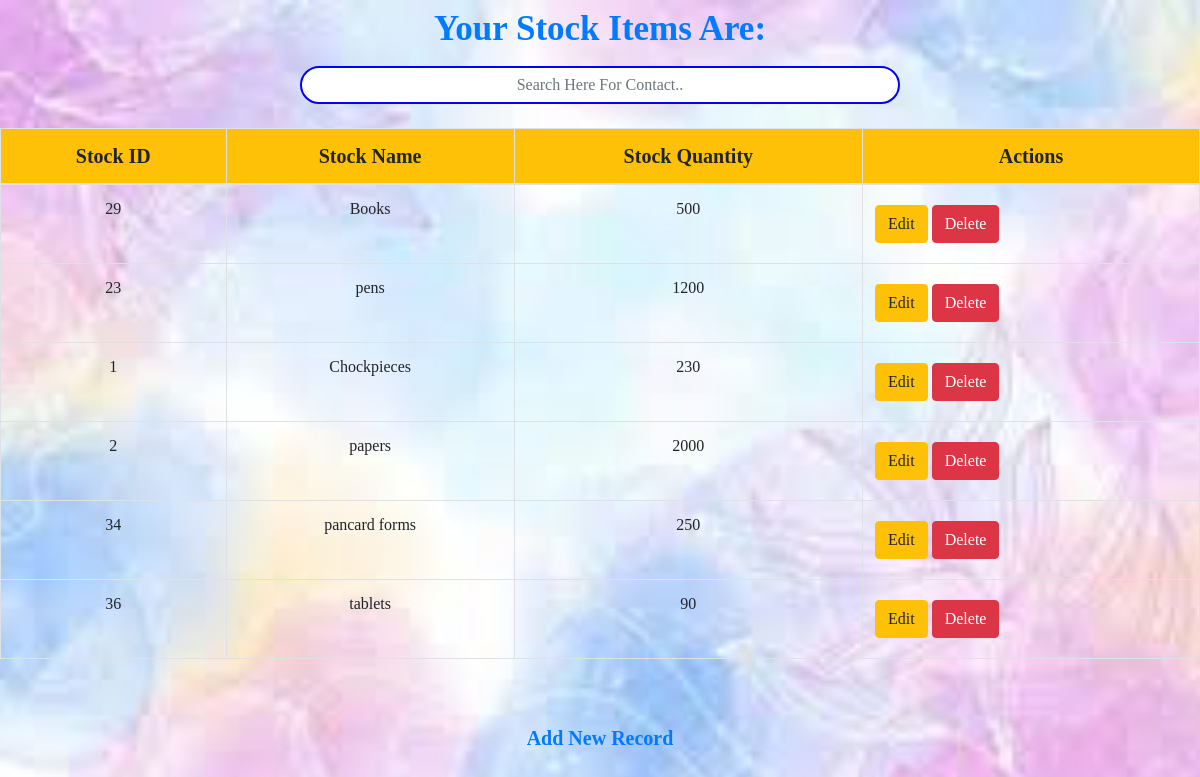
Page /show/ (signed in) on the committed database.
### stock/models.py (models this page shows)
class Stock(models.Model):
    user= models.ForeignKey(User,on_delete=models.CASCADE,blank=True,null=True)
    sid = models.CharField(max_length=20)
    sname = models.CharField(max_length=100)
    squantity = models.IntegerField()
    class Meta:
        db_table = "stock"

### stock/views.py (the view)
# urls.py: path('show/',views.show),
def show(request):
    stocks = Stock.objects.filter(user=request.user)#User.objects.get(username=request.user)
    return render(request,"show.html",{'stocks':stocks})

### stock/templates/show.html (shortened to what this page needs)
<!DOCTYPE html>
<html lang="en">
  <head>
      <link rel="stylesheet" href="https://maxcdn.bootstrapcdn.com/bootstrap/4.5.2/css/bootstrap.min.css">
      {% load static %}
  </head>
  <body>
      <h4 class="text-center text-primary">Your Stock Items Are:</h4>
      <input class="form-control col-lg-6 col-md-7 col-sm-3 mx-auto mt-3 mb-4 text-center text-secondary" id="myInput" type="text" placeholder="Search Here For Contact..">
      <table class="table table-hover table-bordered text-wrap table-responsive-sm text-black" id="myTable">
          <thead class="bg-warning">
              <tr>
                  <th scope="col" class="lg-1 text-center">Stock ID</th>
                  <th scope="col" class="lg-1 text-center">Stock Name</th>
                  <th scope="col" class="lg-1 text-center">Stock Quantity</th>
                  <th scope="col" class="lg-1 text-center">Actions</th>
              </tr>
          </thead>
          <tbody>
          {% for stock in stocks %}
          <tr>
              <td class="lg-1 text-middle  text-center my-auto">{{ stock.sid }}</td>
              <td class="lg-1 text-middle  text-center my-auto">{{ stock.sname }}</td>
              <td class="lg-1 text-middle  text-center my-auto">{{ stock.squantity }}</td>
          <td>
              <a href="/edit/{{ stock.id }}" class="btn btn-warning btn-md m-2 mx-auto">Edit</a>
              <a href="/delete/{{ stock.id }}" class="btn btn-danger btn-md m-2 mx-auto">Delete</a>
          </td>
      </tr>
  {% endfor %}
      </tbody>
  </table>
  <br>
  <br>
  <center><a href="/add" class="b">Add New Record</a></center>
  </body>
</html>

### rows in the picture
Stock: sid "29", sname "Books", squantity "500"
Stock: sid "23", sname "pens", squantity "1200"
Stock: sid "1", sname "Chockpieces", squantity "230"
Stock: sid "2", sname "papers", squantity "2000"
Stock: sid "34", sname "pancard forms", squantity "250"
Stock: sid "36", sname "tablets", squantity "90"
